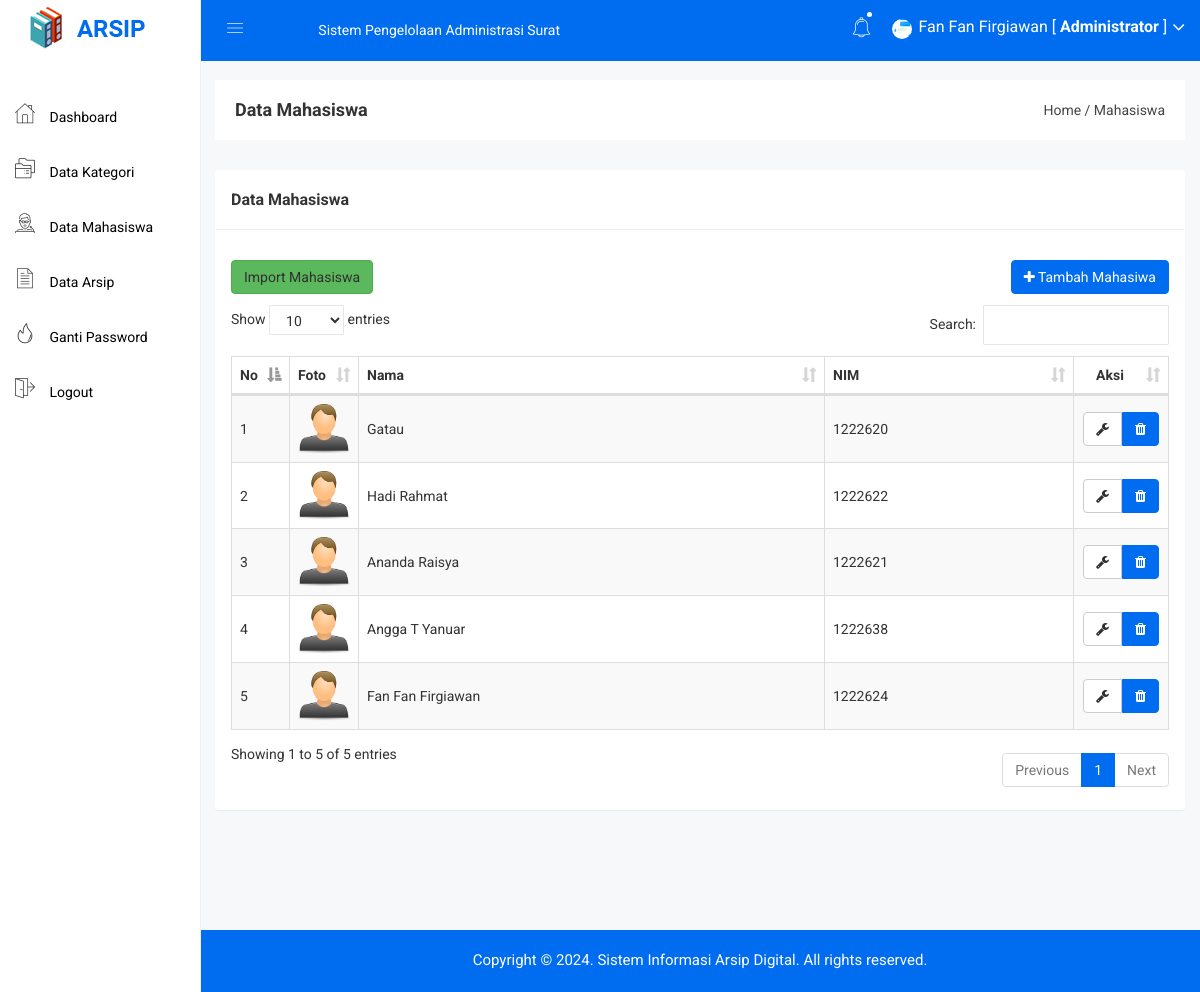
Screenshot of /admin/mahasiswa.php (signed in) with the database file from the repository.
### tables this page shows
CREATE TABLE `mahasiswa` (
  `mahasiswa_id` int NOT NULL,
  `mahasiswa_nama` varchar(255) NOT NULL,
  `mahasiswa_nim` varchar(100) NOT NULL,
  `mahasiswa_password` varchar(255) NOT NULL,
  `mahasiswa_foto` varchar(100) DEFAULT NULL
);

### admin/mahasiswa.php (the view, shortened to what this page needs)
<?php include 'header.php'; ?>
<div class="breadcome-area">
    <div class="container-fluid">
        <div class="row">
            <div class="col-lg-12 col-md-12 col-sm-12 col-xs-12">
                <div class="breadcome-list">
                    <div class="row">
                        <div class="col-lg-6 col-md-6 col-sm-6 col-xs-12">
                            <div class="breadcome-heading">
                                <h4 style="margin-bottom: 0px">Data Mahasiswa</h4>
                            </div>
                        </div>
                        <div class="col-lg-6 col-md-6 col-sm-6 col-xs-12">
                            <ul class="breadcome-menu" style="padding-top: 0px">
                                <li><a href="#">Home</a> <span class="bread-slash">/</span></li>
                                <li><span class="bread-blod">Mahasiswa</span></li>
                            </ul>
                        </div>
                    </div>
                </div>
            </div>
        </div>
    </div>
</div>
<div class="container-fluid">
    <div class="panel panel">
        <div class="panel-heading">
            <h3 class="panel-title">Data Mahasiswa</h3>
        </div>
        <div class="panel-body">
             <div class="pull-left">
                <a href="mahasiswa_import.php" class="btn btn-success">Import Mahasiswa</a>
            </div>
            <div class="pull-right">
                <a href="mahasiswa_tambah.php" class="btn btn-primary"><i class="fa fa-plus"></i> Tambah Mahasiwa</a>
            </div>
            <br>
            <br>
            <br>
            <table id="table" class="table table-bordered table-striped table-hover table-datatable">
                <thead>
                    <tr>
                        <th width="1%">No</th>
                        <th width="5%">Foto</th>
                        <th>Nama</th>
                        <th>NIM</th>
                        <th class="text-center" width="10%">Aksi</th>
                    </tr>
                </thead>
                <tbody>
                    <?php
                    include '../koneksi.php';
                    $no = 1;
                    $mahasiswa = mysqli_query($koneksi,"SELECT * FROM mahasiswa ORDER BY mahasiswa_id DESC");
                    while($p = mysqli_fetch_array($mahasiswa)){
                        ?>
                        <tr>
                            <td><?php echo $no++; ?></td>
                            <td>
                                <?php
                                if($p['mahasiswa_foto'] == ""){
                                    ?>
                                    <img class="img-user" src="../gambar/sistem/user.png">
                                    <?php
                                }else{
                                    ?>
                                    <img class="img-user" src="../gambar/petugas/<?php echo $p['mahasiswa_foto']; ?>">
                                    <?php
                                }
                                ?>
                            </td>
                            <td><?php echo $p['mahasiswa_nama'] ?></td>
                            <td><?php echo $p['mahasiswa_nim'] ?></td>
                            <td class="text-center">
                                <div class="btn-group">
                                    <a href="mahasiswa_edit.php?id=<?php echo $p['mahasiswa_id']; ?>" class="btn btn-default"><i class="fa fa-wrench"></i></a>
                                    <button type="button" class="btn btn-primary" data-toggle="modal" data-target="#exampleModal_<?php echo $p['mahasiswa_id']; ?>">
                                        <i class="fa fa-trash"></i>
                                    </button>
                                </div>
                            </td>
                        </tr>
                        <?php
                    }
                    ?>
                </tbody>
            </table>
        </div>
    </div>
</div>
<?php include 'footer.php'; ?>

### admin/header.php (shortened to what this page needs)
<!doctype html>
<html>
<head>
    <link rel="stylesheet" href="../assets/css/bootstrap.min.css">
    <link rel="stylesheet" href="../assets/css/font-awesome.min.css">
    <link rel="stylesheet" href="../assets/css/owl.carousel.css">
    <link rel="stylesheet" href="../assets/css/owl.theme.css">
    <link rel="stylesheet" href="../assets/css/owl.transitions.css">
    <link rel="stylesheet" href="../assets/css/animate.css">
    <link rel="stylesheet" href="../assets/css/normalize.css">
    <link rel="stylesheet" href="../assets/css/meanmenu.min.css">
    <link rel="stylesheet" href="../assets/css/main.css">
    <link rel="stylesheet" href="../assets/css/educate-custon-icon.css">
    <link rel="stylesheet" href="../assets/css/morrisjs/morris.css">
    <link rel="stylesheet" href="../assets/css/scrollbar/jquery.mCustomScrollbar.min.css">
    <link rel="stylesheet" href="../assets/css/metisMenu/metisMenu.min.css">
    <link rel="stylesheet" href="../assets/css/metisMenu/metisMenu-vertical.css">
    <link rel="stylesheet" href="../assets/css/calendar/fullcalendar.min.css">
    <link rel="stylesheet" href="../assets/css/calendar/fullcalendar.print.min.css">
    <link rel="stylesheet" href="/assets/style.css">
    <link rel="stylesheet" href="../assets/css/responsive.css">
    <link rel="stylesheet" href="../assets/css/style.css">
    <link rel="stylesheet" type="text/css" href="../assets/js/DataTables/datatables.css">
    <?php
    include '../koneksi.php';
    ?>
</head>
<body>
    <div class="left-sidebar-pro">
        <nav id="sidebar" class="">
            <div class="sidebar-header">
                <a href="index.html"><img class="main-logo" src="../assets/img/logo/logo.png" alt="" /></a>
            </div>
            <div class="left-custom-menu-adp-wrap comment-scrollbar">
                <nav class="sidebar-nav left-sidebar-menu-pro" style="margin-top: 30px">
                    <ul class="metismenu" id="menu1">
                        <li class="active">
                            <a href="index.php">
                                <span class="educate-icon educate-home icon-wrap"></span>
                                <span class="mini-click-non">Dashboard</span>
                            </a>
                        </li>
                        <li>
                            <a href="kategori.php" aria-expanded="false"><span class="educate-icon educate-course icon-wrap sub-icon-mg" aria-hidden="true"></span> <span class="mini-click-non">Data Kategori</span></a>
                        </li>
                        <li>
                            <a href="mahasiswa.php" aria-expanded="false"><span class="educate-icon educate-professor icon-wrap sub-icon-mg" aria-hidden="true"></span> <span class="mini-click-non">Data Mahasiswa</span></a>
                        </li>
                        <li>
                            <a href="arsip.php" aria-expanded="false"><span class="educate-icon educate-data-table icon-wrap sub-icon-mg" aria-hidden="true"></span> <span class="mini-click-non">Data Arsip</span></a>
                        </li>
                        <li>
                            <a href="gantipassword.php" aria-expanded="false"><span class="educate-icon educate-danger icon-wrap sub-icon-mg" aria-hidden="true"></span> <span class="mini-click-non">Ganti Password</span></a>
                        </li>
                        <li>
                            <a href="logout.php" aria-expanded="false"><span class="educate-icon educate-pages icon-wrap sub-icon-mg" aria-hidden="true"></span> <span class="mini-click-non">Logout</span></a>
                        </li>
                    </ul>
                </nav>
            </div>
        </nav>
    </div>
    <div class="all-content-wrapper">
        <div class="container-fluid">
            <div class="row">
                <div class="col-lg-12 col-md-12 col-sm-12 col-xs-12">
                    <div class="logo-pro">
                        <a href="index.html"><img class="main-logo" src="../assets/img/logo/logo.png" alt="" /></a>
                    </div>
                </div>
            </div>
        </div>
        <div class="header-advance-area">
            <div class="header-top-area">
                <div class="container-fluid">
                    <div class="row">
                        <div class="col-lg-12 col-md-12 col-sm-12 col-xs-12">
                            <div class="header-top-wraper">
                                <div class="row">
                                    <div class="col-lg-1 col-md-0 col-sm-12 col-xs-12">
                                        <div class="menu-switcher-pro">
                                            <button type="button" id="sidebarCollapse" class="btn bar-button-pro header-drl-controller-btn btn-info navbar-btn">
                                                <i class="educate-icon educate-nav"></i>
                                            </button>
                                        </div>
                                    </div>
                                    <div class="col-lg-5 col-md-6 col-sm-12 col-xs-12">
                                        <div class="header-top-menu tabl-d-n">
                                            <ul class="nav navbar-nav mai-top-nav">
                                                <li class="nav-item"><a href="#" class="nav-link">Sistem Pengelolaan Administrasi Surat</a></li>
                                            </ul>
                                        </div>
                                    </div>
                                    <div class="col-lg-6 col-md-6 col-sm-12 col-xs-12">
                                        <div class="header-right-info">
                                            <ul class="nav navbar-nav mai-top-nav header-right-menu">
                                                <li class="nav-item">
                                                    <a href="#" data-toggle="dropdown" role="button" aria-expanded="false" class="nav-link dropdown-toggle"><i class="educate-icon educate-bell" aria-hidden="true"></i><span class="indicator-nt"></span></a>
                                            </li>
                                            <li class="nav-item">
                                                <a href="#" data-toggle="dropdown" role="button" aria-expanded="false" class="nav-link dropdown-toggle">
                                                    <?php
                                                    $id_admin = $_SESSION['id'];
                                                    $profil = mysqli_query($koneksi,"select * from admin where admin_id='$id_admin'");
                                                    $profil = mysqli_fetch_assoc($profil);
                                                    if($profil['admin_foto'] == ""){
                                                      ?>
                                                      <img src="../gambar/sistem/user.png" style="width: 20px;height: 20px">
                                                  <?php }else{ ?>
                                                    <img src="../gambar/admin/<?php echo $profil['admin_foto'] ?>" style="width: 20px;height: 20px">
                                                <?php } ?>
                                                <span class="admin-name"><?php echo $_SESSION['nama']; ?> [ <b>Administrator</b> ]</span>
                                                <i class="fa fa-angle-down edu-icon edu-down-arrow"></i>
                                            </a>
                                        </li>
                                    </ul>
                                </div>
                            </div>
                        </div>
                    </div>
                </div>
            </div>
        </div>
    </div>
</div>

### assets/css/main.css (style rules this page uses)
html { color: #222; font-size: 1em; line-height: 1.4; }
audio, canvas, iframe, img, svg, video { vertical-align: middle; }

### assets/css/metisMenu/metisMenu-vertical.css (style rules this page uses)
.sidebar-nav { background: #fff; }
.sidebar-nav ul { padding: 0; margin: 0; list-style: none; background: #f5f5f5; }
.sidebar-nav .metismenu { background: #fff; display: -webkit-box; display: -ms-flexbox; display: flex; -webkit-box-orient: vertical; -webkit-box-direction: normal; -ms-flex-direction: column; flex-direction: column; }
.sidebar-nav .metismenu li + li { margin-top: 5px; }
.sidebar-nav .metismenu li:last-child { margin-bottom: 5px; }
.sidebar-nav .metismenu > li { display: -webkit-box; display: -ms-flexbox; display: flex; -webkit-box-orient: vertical; -webkit-box-direction: normal; -ms-flex-direction: column; flex-direction: column; position: relative; }
.sidebar-nav .metismenu a { position: relative; display: block; padding: 13px 15px; color: #444; outline-width: 0; transition: all .3s ease-out; font-size:16px; font-weight:400; }
.sidebar-nav .metismenu li .icon-wrap { margin-right:5px; font-size:20px; color:#303030; }
.sidebar-nav .metismenu li .sub-icon-mg { margin-right:5px; font-size:16px; }

### assets/css/style.css (style rules this page uses)
.img-user { width: 100px; }
table .btn { margin: 0px !important; }
.btn-primary { background: #006df0; color: white !important; border: 1px solid #006df0; }
.panel-heading { padding: 20px 15px; border-bottom: 1px solid #ececec; }
.sidebar-nav .metismenu a { position: relative; display: block; padding: 13px 15px; color: #000; outline-width: 0; transition: all .3s ease-out; font-size: 14px; font-weight: 400; }
.sidebar-nav .metismenu a > .icon-wrap { font-size: 20px; margin-right: 11px; }
#sidebar { border-right: 1px solid #eee; }
.all-content-wrapper { min-height: 500px; }
td { vertical-align: middle !important; }

### assets/js/DataTables/datatables.css (style rules this page uses)
table.dataTable { clear: both; margin-top: 6px !important; margin-bottom: 6px !important; max-width: none !important; border-collapse: separate !important; }
table.dataTable td, table.dataTable th { -webkit-box-sizing: content-box; box-sizing: content-box; }
table.dataTable thead > tr > th.sorting_asc, table.dataTable thead > tr > th.sorting_desc, table.dataTable thead > tr > th.sorting, table.dataTable thead > tr > td.sorting_asc, table.dataTable thead > tr > td.sorting_desc, table.dataTable thead > tr > td.sorting { padding-right: 30px; }
table.dataTable thead .sorting, table.dataTable thead .sorting_asc, table.dataTable thead .sorting_desc, table.dataTable thead .sorting_asc_disabled, table.dataTable thead .sorting_desc_disabled { cursor: pointer; position: relative; }
table.dataTable thead .sorting:after, table.dataTable thead .sorting_asc:after, table.dataTable thead .sorting_desc:after, table.dataTable thead .sorting_asc_disabled:after, table.dataTable thead .sorting_desc_disabled:after { position: absolute; bottom: 8px; right: 8px; display: block; font-family: 'Glyphicons Halflings'; opacity: 0.5; }
table.dataTable thead .sorting:after { opacity: 0.2; content: "\e150"; }
table.dataTable thead .sorting_asc:after { content: "\e155"; }
table.table-bordered.dataTable th, table.table-bordered.dataTable td { border-left-width: 0; }
table.table-bordered.dataTable th:last-child, table.table-bordered.dataTable th:last-child, table.table-bordered.dataTable td:last-child, table.table-bordered.dataTable td:last-child { border-right-width: 0; }
table.table-bordered.dataTable tbody th, table.table-bordered.dataTable tbody td { border-bottom-width: 0; }

### rows the page displays
mahasiswa: mahasiswa_nama "Gatau", mahasiswa_nim "1222620"
mahasiswa: mahasiswa_nama "Hadi Rahmat", mahasiswa_nim "1222622"
mahasiswa: mahasiswa_nama "Ananda Raisya", mahasiswa_nim "1222621"
mahasiswa: mahasiswa_nama "Angga T Yanuar", mahasiswa_nim "1222638"
mahasiswa: mahasiswa_nama "Fan Fan Firgiawan", mahasiswa_nim "1222624"

### other values shown
$_SESSION['nama'] "Fan Fan Firgiawan"
